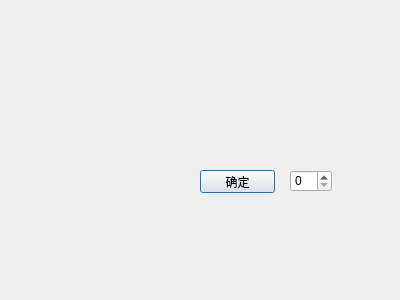
<?xml version="1.0" encoding="UTF-8"?>
<ui version="4.0">
 <class>MyDialog</class>
 <widget class="QDialog" name="MyDialog">
  <property name="geometry">
   <rect>
    <x>0</x>
    <y>0</y>
    <width>400</width>
    <height>300</height>
   </rect>
  </property>
  <property name="windowTitle">
   <string>Dialog</string>
  </property>
  <widget class="QSpinBox" name="spinBox">
   <property name="geometry">
    <rect>
     <x>290</x>
     <y>170</y>
     <width>42</width>
     <height>22</height>
    </rect>
   </property>
  </widget>
  <widget class="QPushButton" name="pushButton">
   <property name="geometry">
    <rect>
     <x>200</x>
     <y>170</y>
     <width>75</width>
     <height>23</height>
    </rect>
   </property>
   <property name="text">
    <string>确定</string>
   </property>
  </widget>
 </widget>
 <resources/>
 <connections/>
</ui>
